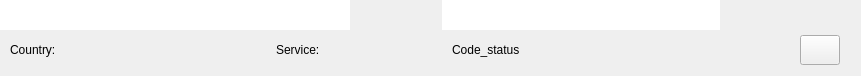
         <widget class="QWidget" name="gridLayoutWidget">
          <property name="geometry">
           <rect>
            <x>10</x>
            <y>10</y>
            <width>861</width>
            <height>73</height>
           </rect>
          </property>
          <layout class="QGridLayout" name="contents_layout">
           <property name="leftMargin">
            <number>0</number>
           </property>
           <property name="topMargin">
            <number>0</number>
           </property>
           <property name="horizontalSpacing">
            <number>7</number>
           </property>
           <property name="verticalSpacing">
            <number>15</number>
           </property>
           <item row="1" column="0">
            <layout class="QGridLayout" name="single_container">
             <property name="horizontalSpacing">
              <number>12</number>
             </property>
             <property name="verticalSpacing">
              <number>5</number>
             </property>
             <item row="0" column="2">
              <layout class="QHBoxLayout" name="code_layout">
               <property name="spacing">
                <number>0</number>
               </property>
               <item>
                <widget class="QLineEdit" name="code_field_1">
                 <property name="enabled">
                  <bool>true</bool>
                 </property>
                 <property name="sizePolicy">
                  <sizepolicy hsizetype="Expanding" vsizetype="Fixed">
                   <horstretch>0</horstretch>
                   <verstretch>1</verstretch>
                  </sizepolicy>
                 </property>
                 <property name="minimumSize">
                  <size>
                   <width>0</width>
                   <height>30</height>
                  </size>
                 </property>
                 <property name="maximumSize">
                  <size>
                   <width>2000</width>
                   <height>16777215</height>
                  </size>
                 </property>
                 <property name="styleSheet">
                  <string notr="true">QLineEdit { text-align: center;border-top-right-radius:0px; border-bottom-right-radius:0px}
</string>
                 </property>
                 <property name="text">
                  <string/>
                 </property>
                </widget>
               </item>
               <item>
                <widget class="QPushButton" name="code_copy_but_1">
                 <property name="minimumSize">
                  <size>
                   <width>130</width>
                   <height>30</height>
                  </size>
                 </property>
                 <property name="maximumSize">
                  <size>
                   <width>119</width>
                   <height>16777215</height>
                  </size>
                 </property>
                 <property name="styleSheet">
                  <string notr="true">border-top-left-radius:0px; border-bottom-left-radius:0px</string>
                 </property>
                 <property name="text">
                  <string/>
                 </property>
                 <property name="icon">
                  <iconset>
                   <normaloff>copy.png</normaloff>copy.png</iconset>
                 </property>
                </widget>
               </item>
              </layout>
             </item>
             <item row="2" column="0">
              <layout class="QHBoxLayout" name="country_service_layout">
               <property name="leftMargin">
                <number>10</number>
               </property>
               <property name="rightMargin">
                <number>10</number>
               </property>
               <item>
                <widget class="QLabel" name="label_1">
                 <property name="sizePolicy">
                  <sizepolicy hsizetype="Expanding" vsizetype="Preferred">
                   <horstretch>0</horstretch>
                   <verstretch>0</verstretch>
                  </sizepolicy>
                 </property>
                 <property name="maximumSize">
                  <size>
                   <width>80</width>
                   <height>16777215</height>
                  </size>
                 </property>
                 <property name="text">
                  <string>Country:</string>
                 </property>
                </widget>
               </item>
               <item>
                <widget class="QLabel" name="country_name_1">
                 <property name="minimumSize">
                  <size>
                   <width>210</width>
                   <height>0</height>
                  </size>
                 </property>
                 <property name="text">
                  <string/>
                 </property>
                </widget>
               </item>
               <item>
                <widget class="QLabel" name="label_2_1">
                 <property name="maximumSize">
                  <size>
                   <width>70</width>
                   <height>16777215</height>
                  </size>
                 </property>
                 <property name="text">
                  <string>Service:</string>
                 </property>
                </widget>
               </item>
               <item>
                <widget class="QLabel" name="servic_name_1">
                 <property name="minimumSize">
                  <size>
                   <width>100</width>
                   <height>0</height>
                  </size>
                 </property>
                 <property name="text">
                  <string/>
                 </property>
                </widget>
               </item>
              </layout>
             </item>
             <item row="0" column="0">
              <layout class="QHBoxLayout" name="number_layout">
               <property name="spacing">
                <number>0</number>
               </property>
               <item>
                <widget class="QLineEdit" name="number_field_1">
                 <property name="enabled">
                  <bool>true</bool>
                 </property>
                 <property name="sizePolicy">
                  <sizepolicy hsizetype="Expanding" vsizetype="Fixed">
                   <horstretch>0</horstretch>
                   <verstretch>1</verstretch>
                  </sizepolicy>
                 </property>
                 <property name="minimumSize">
                  <size>
                   <width>350</width>
                   <height>30</height>
                  </size>
                 </property>
                 <property name="maximumSize">
                  <size>
                   <width>200</width>
                   <height>16777215</height>
                  </size>
                 </property>
                 <property name="styleSheet">
                  <string notr="true">QLineEdit { text-align: center;border-top-right-radius:0px; border-bottom-right-radius:0px}
</string>
                 </property>
                 <property name="text">
                  <string/>
                 </property>
                </widget>
               </item>
               <item>
                <widget class="QPushButton" name="number_copy_btn_1">
                 <property name="sizePolicy">
                  <sizepolicy hsizetype="Minimum" vsizetype="Minimum">
                   <horstretch>0</horstretch>
                   <verstretch>0</verstretch>
                  </sizepolicy>
                 </property>
                 <property name="minimumSize">
                  <size>
                   <width>80</width>
                   <height>30</height>
                  </size>
                 </property>
                 <property name="maximumSize">
                  <size>
                   <width>150</width>
                   <height>30</height>
                  </size>
                 </property>
                 <property name="styleSheet">
                  <string notr="true">border-top-left-radius:0px; border-bottom-left-radius:0px</string>
                 </property>
                 <property name="text">
                  <string/>
                 </property>
                 <property name="icon">
                  <iconset>
                   <normaloff>copy.png</normaloff>copy.png</iconset>
                 </property>
                </widget>
               </item>
              </layout>
             </item>
             <item row="2" column="2">
              <layout class="QHBoxLayout" name="status_cancel_layout">
               <property name="leftMargin">
                <number>10</number>
               </property>
               <property name="rightMargin">
                <number>10</number>
               </property>
               <item>
                <widget class="QLabel" name="code_status_1">
                 <property name="styleSheet">
                  <string notr="true"/>
                 </property>
                 <property name="text">
                  <string>Code_status</string>
                 </property>
                </widget>
               </item>
               <item>
                <widget class="QPushButton" name="cancel_number_but_1">
                 <property name="minimumSize">
                  <size>
                   <width>40</width>
                   <height>30</height>
                  </size>
                 </property>
                 <property name="maximumSize">
                  <size>
                   <width>30</width>
                   <height>30</height>
                  </size>
                 </property>
                 <property name="text">
                  <string/>
                 </property>
                 <property name="icon">
                  <iconset>
                   <normaloff>cancel.svg</normaloff>cancel.svg</iconset>
                 </property>
                </widget>
               </item>
              </layout>
             </item>
            </layout>
           </item>
          </layout>
         </widget>
